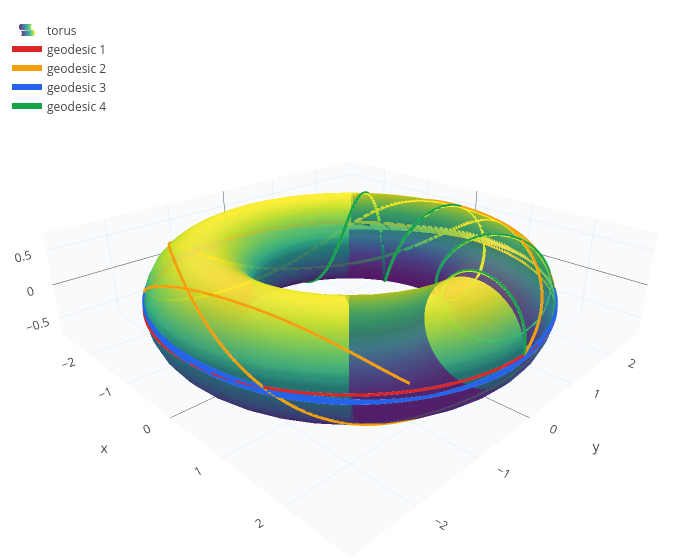

Notebook code for this chart:
### Markdown cell above
On the torus, geodesics are much more varied. Starting on the outer equator, one goes around the tube, others wind
around the hole, and the one along the equator itself stays there:

### Code cell
paths = geodesic(t, [0 0], [0 1; 1 0.4; 0.3 1; 1 0.05], 25, torus);
ring = surface((R+a*cos(u))*cos(v), (R+a*cos(u))*sin(v), a*sin(u), u, 0, 2*pi, v, 0, 2*pi);
legend(show(ring, paths), "torus")

### Figure 1 — Plotly figure (JSON) as saved in the notebook; plotly's stock layout.template omitted (floating-point values rounded to 4 significant figures; data arrays with more than 128 entries replaced by an {"elided": "..."} marker saying what was removed)
{"data": [{"colorscale": "Viridis", "name": "torus", "opacity": 0.85, "showlegend": true, "showscale": false, "type": "surface", "x": {"elided": "41x41 float values"}, "y": {"elided": "41x41 float values"}, "z": {"elided": "41x41 float values"}}, {"line": {"color": "#dc2626", "width": 6}, "mode": "lines", "name": "geodesic 1", "type": "scatter3d", "x": {"elided": "1252 float values"}, "y": {"elided": "1252 float values"}, "z": {"elided": "1252 int values"}}, {"line": {"color": "#f59e0b", "width": 6}, "mode": "lines", "name": "geodesic 2", "type": "scatter3d", "x": {"elided": "1252 float values"}, "y": {"elided": "1252 float values"}, "z": {"elided": "1252 float values"}}, {"line": {"color": "#2563eb", "width": 6}, "mode": "lines", "name": "geodesic 3", "type": "scatter3d", "x": {"elided": "1252 float values"}, "y": {"elided": "1252 float values"}, "z": {"elided": "1252 float values"}}, {"line": {"color": "#16a34a", "width": 6}, "mode": "lines", "name": "geodesic 4", "type": "scatter3d", "x": {"elided": "1252 float values"}, "y": {"elided": "1252 float values"}, "z": {"elided": "1252 float values"}}], "layout": {"height": 560, "legend": {"x": 0.01, "y": 0.99}, "margin": {"b": 0, "l": 0, "r": 0, "t": 10}, "scene": {"aspectmode": "data", "camera": {"eye": {"x": 1.6, "y": -1.6, "z": 1.0}}, "xaxis": {"backgroundcolor": "#f8fafc", "gridcolor": "#e2e8f0", "showbackground": true, "title": {"text": "x"}}, "yaxis": {"backgroundcolor": "#f8fafc", "gridcolor": "#e2e8f0", "showbackground": true, "title": {"text": "y"}}, "zaxis": {"backgroundcolor": "#f8fafc", "gridcolor": "#e2e8f0", "showbackground": true, "title": {"text": "z"}}}, "showlegend": true, "title": {"text": ""}, "width": 700}}
